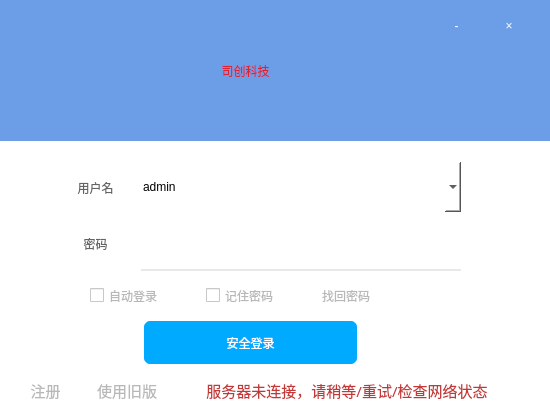
<?xml version="1.0" encoding="UTF-8"?>
<ui version="4.0">
 <class>login</class>
 <widget class="QWidget" name="login">
  <property name="geometry">
   <rect>
    <x>0</x>
    <y>0</y>
    <width>550</width>
    <height>412</height>
   </rect>
  </property>
  <property name="windowTitle">
   <string>Form</string>
  </property>
  <property name="styleSheet">
   <string notr="true">background-color: rgb(255, 255, 255);</string>
  </property>
  <widget class="QPushButton" name="loginStart">
   <property name="geometry">
    <rect>
     <x>140</x>
     <y>317</y>
     <width>221</width>
     <height>51</height>
    </rect>
   </property>
   <property name="styleSheet">
    <string notr="true">QPushButton
{
border-style:outset;
border-width:4px;
border-radius:10px;
border-color:rgba(255,255,255,255);
background-color: rgb(0, 170, 255);
font:  14pt &quot;隶书&quot;;
color: rgba(255, 255, 255, 255);
 }
                 

               
QPushButton:hover
{
border-style:outset;
border-width:4px;
border-radius:10px;
border-color:rgba(255,255,255,255);
background-color: rgba(0, 170, 255,200);
font:  14pt &quot;隶书&quot;;
}

QPushButton:pressed
{
border-style:outset;
border-width:4px;
border-radius:10px;
border-color:rgba(255,255,255,255);
 background-color:rgb(204 , 228 , 247);
font:  14pt &quot;隶书&quot;;
color: rgba(255, 255, 255, 255);

   
}</string>
   </property>
   <property name="text">
    <string>安全登录</string>
   </property>
  </widget>
  <widget class="QWidget" name="verticalLayoutWidget">
   <property name="geometry">
    <rect>
     <x>60</x>
     <y>160</y>
     <width>401</width>
     <height>111</height>
    </rect>
   </property>
   <layout class="QVBoxLayout" name="verticalLayout">
    <property name="spacing">
     <number>0</number>
    </property>
    <property name="leftMargin">
     <number>0</number>
    </property>
    <item>
     <layout class="QHBoxLayout" name="horizontalLayout" stretch="2,9">
      <property name="spacing">
       <number>10</number>
      </property>
      <property name="leftMargin">
       <number>0</number>
      </property>
      <property name="topMargin">
       <number>2</number>
      </property>
      <property name="bottomMargin">
       <number>2</number>
      </property>
      <item>
       <widget class="QLabel" name="user">
        <property name="sizePolicy">
         <sizepolicy hsizetype="Preferred" vsizetype="Expanding">
          <horstretch>0</horstretch>
          <verstretch>0</verstretch>
         </sizepolicy>
        </property>
        <property name="styleSheet">
         <string notr="true">QLabel
{
font:  11pt &quot;隶书&quot;;

color: rgba(100, 100, 100, 255);
/*
border-top-style: none;
border-bottom-style: solid;
border-bottom-width: 2px;
border-bottom-color: rgb(232, 232, 232);

border-left-style: none;
border-right-style: none;*/
boder-style:none;
}</string>
        </property>
        <property name="text">
         <string>用户名</string>
        </property>
        <property name="alignment">
         <set>Qt::AlignCenter</set>
        </property>
       </widget>
      </item>
      <item>
       <widget class="QComboBox" name="txtuser">
        <property name="sizePolicy">
         <sizepolicy hsizetype="Expanding" vsizetype="Expanding">
          <horstretch>0</horstretch>
          <verstretch>0</verstretch>
         </sizepolicy>
        </property>
        <property name="styleSheet">
         <string notr="true">QComboBox
{
	border-style: none;
}

QComboBox::drop-down
{
 	width:47px;
	border-image: url(:/arrow_down.png);	
}

QComboBox::editable
{
	font: 75 12pt &quot;华文细黑&quot;;
	border-style: none;
	border-bottom-style: solid;
	border-bottom-width: 2px;
	border-bottom-color: rgb(255, 255,255);
}
QComboBox::editable:hover
{
	font: 75 12pt &quot;华文细黑&quot;;
	border-bottom-style: solid;
	border-bottom-width: 2px;
	border-bottom-color: rgb(200, 20, 200);
}



</string>
        </property>
        <property name="editable">
         <bool>true</bool>
        </property>
        <property name="maxVisibleItems">
         <number>5</number>
        </property>
        <property name="iconSize">
         <size>
          <width>32</width>
          <height>32</height>
         </size>
        </property>
        <property name="frame">
         <bool>true</bool>
        </property>
        <item>
         <property name="text">
          <string>admin</string>
         </property>
        </item>
       </widget>
      </item>
     </layout>
    </item>
    <item>
     <layout class="QHBoxLayout" name="horizontalLayout_2" stretch="2,9">
      <property name="spacing">
       <number>10</number>
      </property>
      <property name="sizeConstraint">
       <enum>QLayout::SetDefaultConstraint</enum>
      </property>
      <item>
       <widget class="QLabel" name="label_2">
        <property name="sizePolicy">
         <sizepolicy hsizetype="Preferred" vsizetype="Expanding">
          <horstretch>0</horstretch>
          <verstretch>0</verstretch>
         </sizepolicy>
        </property>
        <property name="styleSheet">
         <string notr="true">QLabel
{
font:  11pt &quot;隶书&quot;;

color: rgba(100, 100, 100, 255);
/*
border-top-style: none;
border-bottom-style: solid;
border-bottom-width: 2px;
border-bottom-color: rgb(232, 232, 232);

border-left-style: none;
border-right-style: none;*/
border-style:none;
}</string>
        </property>
        <property name="text">
         <string>密码</string>
        </property>
        <property name="alignment">
         <set>Qt::AlignCenter</set>
        </property>
       </widget>
      </item>
      <item>
       <widget class="QLineEdit" name="txtpassword">
        <property name="sizePolicy">
         <sizepolicy hsizetype="Expanding" vsizetype="Expanding">
          <horstretch>0</horstretch>
          <verstretch>0</verstretch>
         </sizepolicy>
        </property>
        <property name="styleSheet">
         <string notr="true">QLineEdit
{
font: 75 12pt &quot;华文细黑&quot;;
border-top-style: none;
border-bottom-style: solid;
border-bottom-width: 2px;
border-bottom-color: rgb(232, 232, 232);

border-left-style: none;
border-right-style: none;
}
QLineEdit:hover
{
border-top-style: none;
border-bottom-style: solid;
border-bottom-width: 2px;
border-bottom-color: rgb(200, 20, 200);

border-left-style: none;
border-right-style: none;
}</string>
        </property>
        <property name="text">
         <string/>
        </property>
        <property name="echoMode">
         <enum>QLineEdit::Password</enum>
        </property>
        <property name="alignment">
         <set>Qt::AlignCenter</set>
        </property>
        <property name="clearButtonEnabled">
         <bool>true</bool>
        </property>
       </widget>
      </item>
     </layout>
    </item>
   </layout>
  </widget>
  <widget class="QWidget" name="widget" native="true">
   <property name="geometry">
    <rect>
     <x>0</x>
     <y>-10</y>
     <width>551</width>
     <height>151</height>
    </rect>
   </property>
   <property name="styleSheet">
    <string notr="true">
background-color: rgba(108, 158, 232, 255);</string>
   </property>
   <widget class="QLabel" name="label_3">
    <property name="geometry">
     <rect>
      <x>130</x>
      <y>30</y>
      <width>231</width>
      <height>101</height>
     </rect>
    </property>
    <property name="styleSheet">
     <string notr="true">
font: 75 20pt &quot;微软雅黑&quot;;
background-color: rgba(74, 100, 61, 0);
color: rgba(255, 0, 0, 200);</string>
    </property>
    <property name="text">
     <string>司创科技</string>
    </property>
    <property name="alignment">
     <set>Qt::AlignCenter</set>
    </property>
   </widget>
   <widget class="QWidget" name="horizontalLayoutWidget_3">
    <property name="geometry">
     <rect>
      <x>430</x>
      <y>10</y>
      <width>105</width>
      <height>51</height>
     </rect>
    </property>
    <layout class="QHBoxLayout" name="horizontalLayout_3" stretch="1,1">
     <property name="spacing">
      <number>0</number>
     </property>
     <item>
      <widget class="QPushButton" name="showmin">
       <property name="sizePolicy">
        <sizepolicy hsizetype="Expanding" vsizetype="Expanding">
         <horstretch>0</horstretch>
         <verstretch>0</verstretch>
        </sizepolicy>
       </property>
       <property name="styleSheet">
        <string notr="true">QPushButton
{
	color: rgb(255, 255, 255);
	font: 25 20pt &quot;微软雅黑 Light&quot;;
	border-style:none;
background-color: rgba(108, 158, 232, 0);
}
QPushButton:hover
{
background-color: rgba(255, 85, 0,255);
}
QPushButton:!hover
{
background-color: rgba(108, 158, 232, 0);
}
</string>
       </property>
       <property name="text">
        <string>-</string>
       </property>
      </widget>
     </item>
     <item>
      <widget class="QPushButton" name="closeWindow">
       <property name="sizePolicy">
        <sizepolicy hsizetype="Expanding" vsizetype="Expanding">
         <horstretch>0</horstretch>
         <verstretch>0</verstretch>
        </sizepolicy>
       </property>
       <property name="styleSheet">
        <string notr="true">QPushButton
{
	color: rgb(255, 255, 255);
	font: 25 20pt &quot;微软雅黑 Light&quot;;
	border-style:none;
background-color: rgba(108, 158, 232, 0);
}
QPushButton:hover
{
background-color: rgba(255, 85, 0,255);
}
QPushButton:!hover
{

background-color: rgba(108, 158, 232, 0);
}
</string>
       </property>
       <property name="text">
        <string>×</string>
       </property>
      </widget>
     </item>
    </layout>
   </widget>
  </widget>
  <widget class="QWidget" name="horizontalWidget_4" native="true">
   <property name="geometry">
    <rect>
     <x>0</x>
     <y>370</y>
     <width>531</width>
     <height>41</height>
    </rect>
   </property>
   <layout class="QHBoxLayout" name="horizontalLayout_4" stretch="1,1,6">
    <property name="spacing">
     <number>0</number>
    </property>
    <property name="sizeConstraint">
     <enum>QLayout::SetMinimumSize</enum>
    </property>
    <item>
     <widget class="QPushButton" name="pushButton_2">
      <property name="sizePolicy">
       <sizepolicy hsizetype="Minimum" vsizetype="Expanding">
        <horstretch>0</horstretch>
        <verstretch>0</verstretch>
       </sizepolicy>
      </property>
      <property name="minimumSize">
       <size>
        <width>65</width>
        <height>39</height>
       </size>
      </property>
      <property name="maximumSize">
       <size>
        <width>65</width>
        <height>39</height>
       </size>
      </property>
      <property name="font">
       <font>
        <family>隶书</family>
        <pointsize>11</pointsize>
       </font>
      </property>
      <property name="styleSheet">
       <string notr="true">QPushButton
{
border-style：none
font:  11pt &quot;隶书&quot;;

color: rgba(165, 165, 165, 200);
background-color: rgb(255, 255, 255);
}

QPushButton:pressed
{
font:  11pt &quot;隶书&quot;;
color: rgba(165, 165, 165, 200);
background-color: rgb(255, 255, 255);
border-style:none
}

QPushButton:hover
{
font:  11pt &quot;隶书&quot;;
color: rgba(165, 165, 1265, 250);
background-color: rgb(255, 255, 255);
border-style:none
}

QPushButton:!hover
{
border-style：none
font:  11pt &quot;隶书&quot;;

color: rgba(165, 165, 165, 200);
background-color: rgb(255, 255, 255);
border-style:none;
}
</string>
      </property>
      <property name="text">
       <string>注册</string>
      </property>
      <property name="flat">
       <bool>false</bool>
      </property>
     </widget>
    </item>
    <item>
     <widget class="QPushButton" name="pushButton_5">
      <property name="sizePolicy">
       <sizepolicy hsizetype="Minimum" vsizetype="Expanding">
        <horstretch>0</horstretch>
        <verstretch>0</verstretch>
       </sizepolicy>
      </property>
      <property name="minimumSize">
       <size>
        <width>72</width>
        <height>39</height>
       </size>
      </property>
      <property name="maximumSize">
       <size>
        <width>72</width>
        <height>39</height>
       </size>
      </property>
      <property name="font">
       <font>
        <family>隶书</family>
        <pointsize>11</pointsize>
       </font>
      </property>
      <property name="styleSheet">
       <string notr="true">QPushButton
{
border-style：none
font:  11pt &quot;隶书&quot;;

color: rgba(165, 165, 165, 200);
background-color: rgb(255, 255, 255);
}

QPushButton:pressed
{
font:  11pt &quot;隶书&quot;;
color: rgba(165, 165, 165, 200);
background-color: rgb(255, 255, 255);
border-style:none
}

QPushButton:hover
{
font:  11pt &quot;隶书&quot;;
color: rgba(165, 165, 1265, 250);
background-color: rgb(255, 255, 255);
border-style:none
}

QPushButton:!hover
{
border-style：none
font:  11pt &quot;隶书&quot;;

color: rgba(165, 165, 165, 200);
background-color: rgb(255, 255, 255);
border-style:none;
}
</string>
      </property>
      <property name="text">
       <string>使用旧版</string>
      </property>
      <property name="flat">
       <bool>false</bool>
      </property>
     </widget>
    </item>
    <item>
     <widget class="QLabel" name="txtwaring">
      <property name="sizePolicy">
       <sizepolicy hsizetype="Minimum" vsizetype="Expanding">
        <horstretch>0</horstretch>
        <verstretch>0</verstretch>
       </sizepolicy>
      </property>
      <property name="minimumSize">
       <size>
        <width>342</width>
        <height>39</height>
       </size>
      </property>
      <property name="maximumSize">
       <size>
        <width>342</width>
        <height>39</height>
       </size>
      </property>
      <property name="font">
       <font>
        <family>隶书</family>
        <pointsize>11</pointsize>
       </font>
      </property>
      <property name="styleSheet">
       <string notr="true">QLabel
{
border-style：none
font:  11pt &quot;隶书&quot;;
color: rgba(180, 0, 0, 200);
background-color: rgb(255, 255, 255);
}



</string>
      </property>
      <property name="text">
       <string>服务器未连接，请稍等/重试/检查网络状态</string>
      </property>
      <property name="alignment">
       <set>Qt::AlignCenter</set>
      </property>
     </widget>
    </item>
   </layout>
  </widget>
  <widget class="QWidget" name="horizontalWidget" native="true">
   <property name="geometry">
    <rect>
     <x>90</x>
     <y>280</y>
     <width>321</width>
     <height>31</height>
    </rect>
   </property>
   <property name="minimumSize">
    <size>
     <width>321</width>
     <height>21</height>
    </size>
   </property>
   <layout class="QHBoxLayout" name="horizontalLayout_5" stretch="5,5,4">
    <property name="rightMargin">
     <number>1</number>
    </property>
    <item>
     <widget class="QCheckBox" name="autologin">
      <property name="sizePolicy">
       <sizepolicy hsizetype="Expanding" vsizetype="Expanding">
        <horstretch>0</horstretch>
        <verstretch>0</verstretch>
       </sizepolicy>
      </property>
      <property name="minimumSize">
       <size>
        <width>105</width>
        <height>21</height>
       </size>
      </property>
      <property name="styleSheet">
       <string notr="true">font:  11pt &quot;隶书&quot;;
color: rgba(165, 165, 165, 200);</string>
      </property>
      <property name="text">
       <string>自动登录</string>
      </property>
     </widget>
    </item>
    <item>
     <widget class="QCheckBox" name="memorypassword">
      <property name="enabled">
       <bool>true</bool>
      </property>
      <property name="sizePolicy">
       <sizepolicy hsizetype="Expanding" vsizetype="Expanding">
        <horstretch>0</horstretch>
        <verstretch>0</verstretch>
       </sizepolicy>
      </property>
      <property name="minimumSize">
       <size>
        <width>0</width>
        <height>21</height>
       </size>
      </property>
      <property name="styleSheet">
       <string notr="true">font:  11pt &quot;隶书&quot;;
color: rgba(165, 165, 165, 200);</string>
      </property>
      <property name="text">
       <string>记住密码</string>
      </property>
     </widget>
    </item>
    <item>
     <widget class="QLabel" name="label">
      <property name="sizePolicy">
       <sizepolicy hsizetype="Expanding" vsizetype="Expanding">
        <horstretch>0</horstretch>
        <verstretch>0</verstretch>
       </sizepolicy>
      </property>
      <property name="minimumSize">
       <size>
        <width>0</width>
        <height>21</height>
       </size>
      </property>
      <property name="styleSheet">
       <string notr="true">QLabel
{
	font:  11pt &quot;隶书&quot;;
	color: rgba(165, 165, 165, 200);
}

QLabel:hover
{
	color: rgba(0, 0, 0, 255);
}</string>
      </property>
      <property name="text">
       <string>找回密码</string>
      </property>
     </widget>
    </item>
   </layout>
  </widget>
  <widget class="QWidget" name="widget_2" native="true">
   <property name="geometry">
    <rect>
     <x>660</x>
     <y>130</y>
     <width>120</width>
     <height>80</height>
    </rect>
   </property>
   <property name="styleSheet">
    <string notr="true">QWidget{background-color: rgb(255, 255, 255);color:rgb(0,0,0);}</string>
   </property>
  </widget>
 </widget>
 <resources/>
 <connections/>
</ui>
